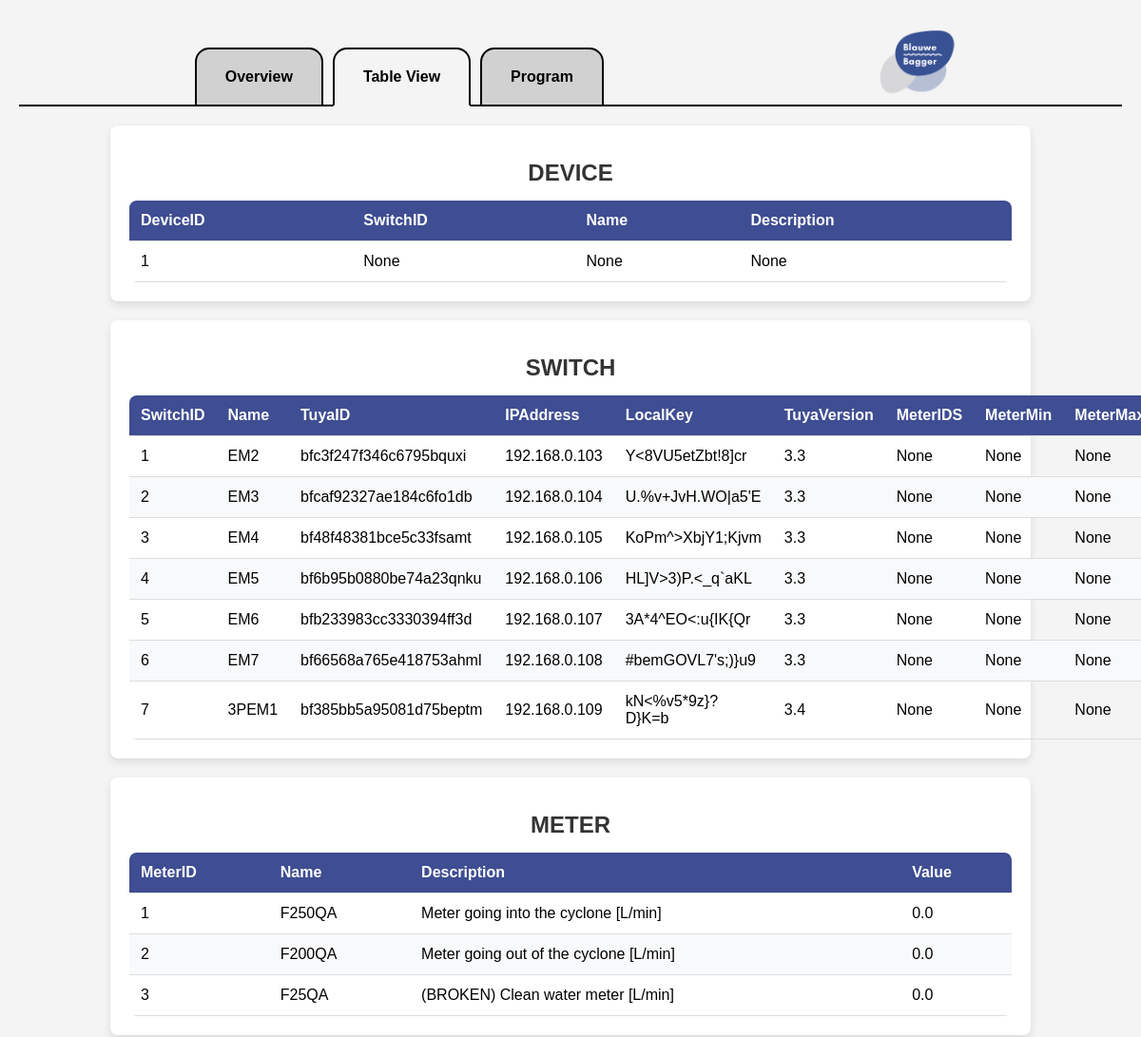
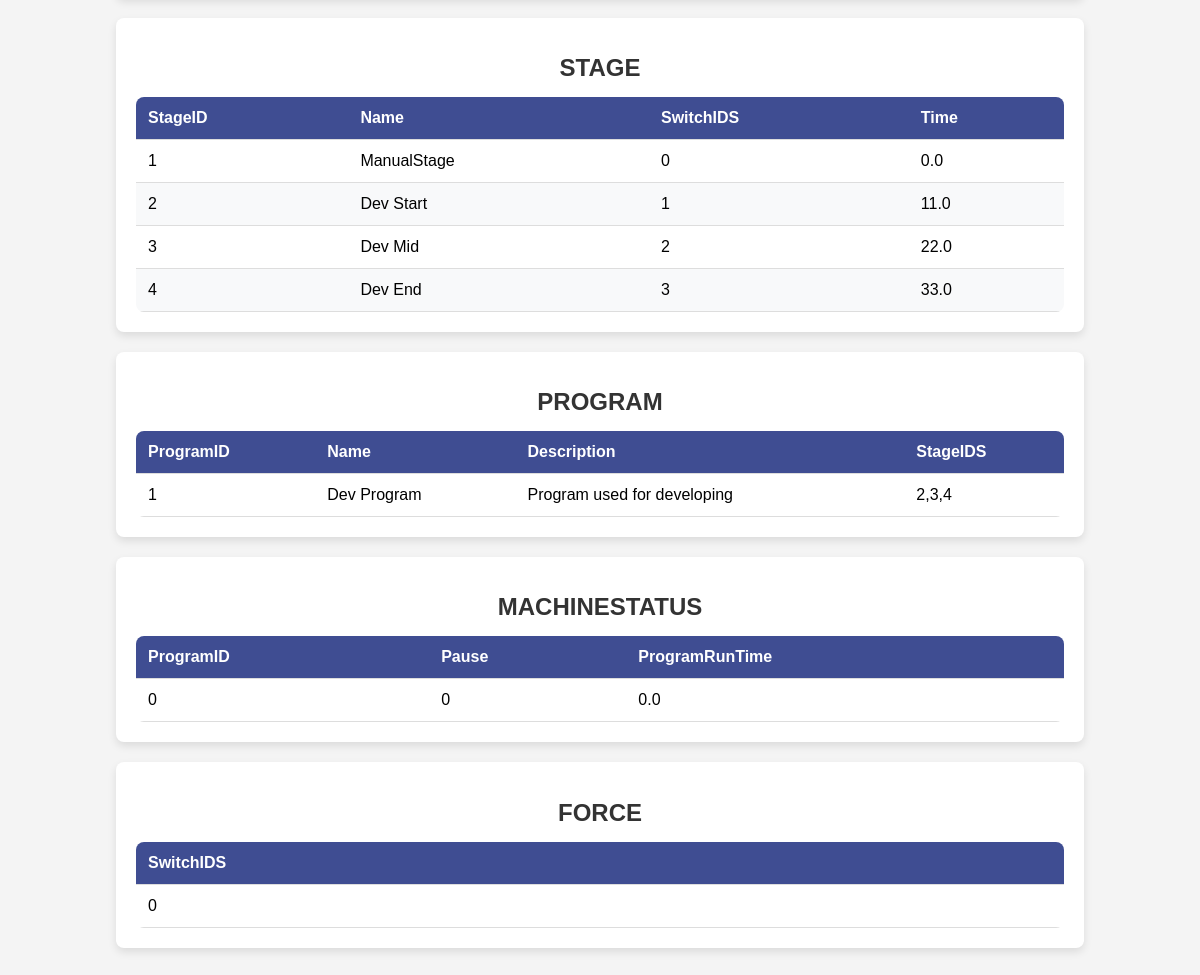
The page /tableview on the database its author committed (2 pictures, top to bottom).
### tables this page shows
CREATE TABLE SWITCH (
    SwitchID INTEGER PRIMARY KEY AUTOINCREMENT,
    Name TEXT NOT NULL,
    TuyaID TEXT NOT NULL,
    IPAddress TEXT NOT NULL,
    LocalKey TEXT NOT NULL,
    TuyaVersion REAL NOT NULL,
    MeterIDS TEXT,
    MeterMin TEXT,
    MeterMax TEXT
);

CREATE TABLE METER (
    MeterID INTEGER PRIMARY KEY AUTOINCREMENT,
    Name TEXT NOT NULL,
    Description TEXT,
    Value REAL NOT NULL
);

CREATE TABLE STAGE (
    StageID INTEGER PRIMARY KEY AUTOINCREMENT,
    Name TEXT NOT NULL,
    SwitchIDS TEXT,
    Time REAL NOT NULL
);

CREATE TABLE PROGRAM (
    ProgramID INTEGER PRIMARY KEY AUTOINCREMENT,
    Name TEXT NOT NULL,
    Description TEXT,
    StageIDS TEXT NOT NULL
);

CREATE TABLE MACHINESTATUS (
    ProgramID INTEGER NOT NULL,
    Pause INTEGER NOT NULL CHECK (Pause IN (0,1,2)),
    ProgramRunTime REAL NOT NULL,
    PRIMARY KEY (ProgramID),
    FOREIGN KEY (ProgramID) REFERENCES PROGRAM(ProgramID)
);

### server/server.py (the view)
@app.route("/tableview")
def tableview():
    tables = []
    for tableName in tableNames:
        tables.append(sF.getTable(tableName,0))
    return render_template('tableview.html',tables=tables,tableNames=tableNames)

### server/serverFunctions/getTable.py (called while the page is built)
def getTable(table,add):
    db = sqlite3.connect('../data/machine.db',timeout=5)
    cs = db.execute('SELECT * FROM ' + table)
    ns = [description[0] for description in cs.description]
    result = []
    rows = 1;
    for ci in cs:
        result.append(dict(zip(ns,ci)))
        rows = rows + 1
    if add:
        if table != "MACHINESTATUS":
            result.append(dict(zip(ns,[rows]+[None]*len(ns))))
    else:
        if not result:
            result.append(dict(zip(ns,[rows]+[None]*len(ns))))
    db.close()
    return result

### server/templates/tableview.html
{% extends "layout.html" %}
{% block main %}
	{% for table in tables %}
		<div class="table-container">
			<h1>{{ tableNames[loop.index-1] }}</h1>
                	<table>
                        	<thead>
                                	<tr>
					{% for key, value in table[0].items() %}
                                        	        <th>{{key}}</th>
                                 	       {% endfor %}
                                	</tr>
                       		</thead>
                        	<tbody>
                                	{% for item in table %}
                                        	<tr>
                                                	{% for key, value in item.items() %}
                                                	        <td>{{value}}</th>
                                        	        {% endfor %}
                                	        </tr>
                        	        {% endfor %}
                	        </tbody>
        	        </table>
	        </div>
	{% endfor %}
{% endblock %}

### server/static/styles.css (style rules this page uses)
.table-container { width: 80%; margin: 20px auto; padding: 20px; background: #fff; box-shadow: 0 4px 8px rgba(0, 0, 0, 0.1); border-radius: 8px; }
h1 { text-align: center; font-size: 1.5rem; margin-bottom: 15px; color: #333; }
.table-container table { width: 100%; border-collapse: collapse; overflow: hidden; border-radius: 8px; }
.table-container thead { background: #3F4D92; color: #fff; }
.table-container th, .table-container td { padding: 12px; text-align: left; border-bottom: 1px solid #ddd; }
.table-container tbody tr:nth-child(even) { background: #f8f9fa; }
h1 { text-align: center; }

### rows shown on the page
SWITCH: key "Name", key "TuyaID", key "IPAddress", key "LocalKey", key "TuyaVersion", item "1" "None" "None" "None", Name "EM2", TuyaID "bfc3f247f346c6795bquxi", IPAddress "192.168.0.103", LocalKey "Y<8VU5etZbt!8]cr", TuyaVersion "3.3"
SWITCH: item "2" "None" "None" "None", Name "EM3", TuyaID "bfcaf92327ae184c6fo1db", IPAddress "192.168.0.104", LocalKey "U.%v+JvH.WO|a5'E", TuyaVersion "3.3"
SWITCH: item "3" "None" "None" "None", Name "EM4", TuyaID "bf48f48381bce5c33fsamt", IPAddress "192.168.0.105", LocalKey "KoPm^>XbjY1;Kjvm", TuyaVersion "3.3"
SWITCH: item "4" "None" "None" "None", Name "EM5", TuyaID "bf6b95b0880be74a23qnku", IPAddress "192.168.0.106", LocalKey "HL]V>3)P.<_q`aKL", TuyaVersion "3.3"
SWITCH: item "5" "None" "None" "None", Name "EM6", TuyaID "bfb233983cc3330394ff3d", IPAddress "192.168.0.107", LocalKey "3A*4^EO<:u{IK{Qr", TuyaVersion "3.3"
SWITCH: item "6" "None" "None" "None", Name "EM7", TuyaID "bf66568a765e418753ahml", IPAddress "192.168.0.108", LocalKey "#bemGOVL7's;)}u9", TuyaVersion "3.3"
SWITCH: item "7" "None" "None" "None", Name "3PEM1", TuyaID "bf385bb5a95081d75beptm", IPAddress "192.168.0.109", LocalKey "kN<%v5*9z}?D}K=b", TuyaVersion "3.4"
METER: key "Name", key "Description", key "Value", item "1", Name "F250QA", Description "Meter going into the cyclone [L/min]", Value "0.0"
METER: item "2", Name "F200QA", Description "Meter going out of the cyclone [L/min]", Value "0.0"
METER: item "3", Name "F25QA", Description "(BROKEN) Clean water meter [L/min]", Value "0.0"
STAGE: key "Name", key "Time", item "1" "0", Name "ManualStage", Time "0.0"
STAGE: item "2" "1", Name "Dev Start", Time "11.0"
STAGE: item "3" "2", Name "Dev Mid", Time "22.0"
STAGE: item "4" "3", Name "Dev End", Time "33.0"
PROGRAM: key "Name", key "Description", key "StageIDS", item "1", Name "Dev Program", Description "Program used for developing", StageIDS "2,3,4"
MACHINESTATUS: key "ProgramRunTime", item "0" "0", ProgramRunTime "0.0"

### other values the page prints
{{ tableNames[loop.index-1] }} "DEVICE" "SWITCH" "METER" "STAGE" "PROGRAM" "MACHINESTATUS" "FORCE"
{{ key }} "DeviceID" "SwitchID" "Name" "Description" "SwitchID" "MeterIDS" "MeterMin" "MeterID" "StageID" "SwitchIDS" "ProgramID" "ProgramID" "Pause" "SwitchIDS"
{{ value }} "1" "None" "None" "None" "0"
